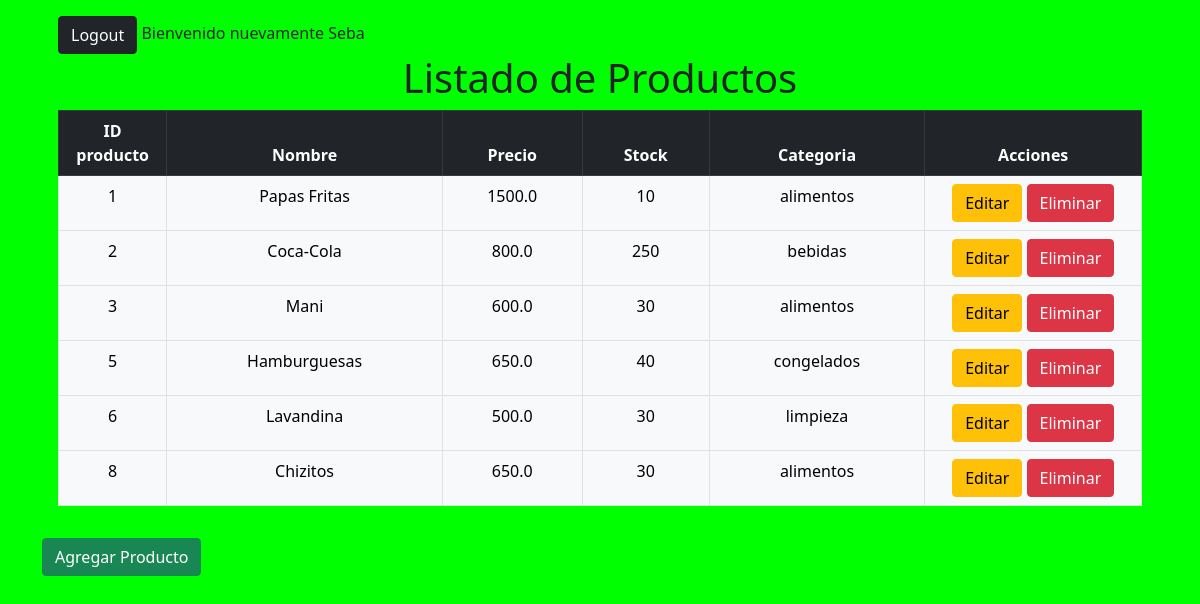
The app's page / (signed in) with its own data.
### inventario/models.py (models this page shows, shortened)
class Productos(models.Model):
    nombre = models.CharField(max_length=30, null=False)
    precio = models.FloatField()
    stock = models.IntegerField(default=0)
    categoria_fk = models.ForeignKey(Categorias,on_delete=models.CASCADE,null=True,default=1) #Esta sera la FK que nos relaciona con la clase de Categorias
    class Meta:
        managed = True
        verbose_name = 'Producto'
        verbose_name_plural = 'Productos'

class Categorias(models.Model):
    category_name = models.CharField(max_length=20)
    def __str__(self):
        return self.category_name
    class Meta:
        managed = True
        verbose_name = 'Categoria'
        verbose_name_plural = 'Categorias'

### inventario/views.py (the view)
# urls.py: path('',listarProductos,name="index"),
def listarProductos(req):
    productos = Productos.objects.all() # equivale a un "SELECT * FROM productos"
    categorias = Categorias.objects.all() #equivale a un "SELECT * FROM categorias"
    formulario = FormProducto()
    contexto = {"productos":productos,"categorias":categorias,"formulario":formulario}
    return render(req,'index.html',contexto)

### inventario/templates/index.html (shortened to what this page needs)
{% extends "base.html" %}
{% block content %}
    <div class="container p-3">
      {% if user.is_authenticated %}
      <a href="{% url 'logout' %}"><button type="button" class="btn btn-dark">Logout</button></a>
        <span>Bienvenido nuevamente {{ user.first_name }}</span>
      {% else %}
        <a href="{% url 'login' %}"><button type="button" class="btn btn-primary">Login</button></a>
      {% endif %}
    <div class="container text-center">
        <h1>Listado de Productos</h1>
    </div>
    <table class="table table-light table-bordered text-center">
        <thead class="table-dark">
        <tr>
            <th width="10%" scope="col">ID producto</th>
            <th scope="col">Nombre</th>
            <th scope="col">Precio</th>
            <th scope="col">Stock</th>
            <th scope="col">Categoria</th>
            <th width="20%">Acciones</th>
        </tr>
        </thead>
        <tbody>
            {% for item in productos %}
                <tr>
                    <td>{{ item.id }}</td>
                    <td>{{item.nombre}}</td>
                    <td>{{item.precio}}</td>
                    <td>{{item.stock}}</td>
                    <td>{{item.categoria_fk}}</td>
                    <td>
                      {% if user.is_authenticated and user.username == "admin" %}
                        <a href="{% url 'editar' item.id %}"><button type="button" class="btn btn-warning">Editar</button></a>
                        <a href="{% url 'eliminar' item.id %}"><button type="button" class="btn btn-danger">Eliminar</button></a>
                      {% else %}
                        <span >Sin acciones disponibles</span>
                      {% endif %}
                    </td>
                </tr>
            {% endfor %}
        </tbody>
    </table>
    </div>
<button type="button" class="btn btn-success" data-bs-toggle="modal" data-bs-target="#crearProducto">Agregar Producto </button>
{% endblock content %}

### inventario/static/css/styles.css (style rules this page uses)
body { background-color: rgb(0, 255, 0); }

### records on screen
Productos: id "1", nombre "Papas Fritas", precio "1500.0", stock "10", categoria_fk "alimentos"
Productos: id "2", nombre "Coca-Cola", precio "800.0", stock "250", categoria_fk "bebidas"
Productos: id "3", nombre "Mani", precio "600.0", stock "30", categoria_fk "alimentos"
Productos: id "5", nombre "Hamburguesas", precio "650.0", stock "40", categoria_fk "congelados"
Productos: id "6", nombre "Lavandina", precio "500.0", stock "30", categoria_fk "limpieza"
Productos: id "8", nombre "Chizitos", precio "650.0", stock "30", categoria_fk "alimentos"

### other values on screen
{{ user.first_name }} "Seba"
